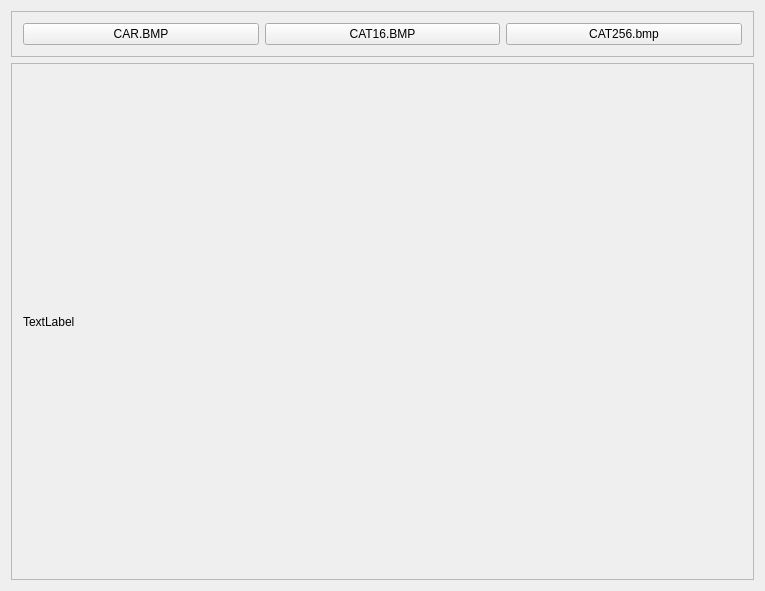
<?xml version="1.0" encoding="UTF-8"?>
<ui version="4.0">
 <class>MainWindow</class>
 <widget class="QMainWindow" name="MainWindow">
  <property name="geometry">
   <rect>
    <x>0</x>
    <y>0</y>
    <width>765</width>
    <height>591</height>
   </rect>
  </property>
  <property name="windowTitle">
   <string>MainWindow</string>
  </property>
  <widget class="QWidget" name="centralWidget">
   <layout class="QVBoxLayout" name="verticalLayout">
    <item>
     <widget class="QFrame" name="frame">
      <property name="sizePolicy">
       <sizepolicy hsizetype="Minimum" vsizetype="Maximum">
        <horstretch>0</horstretch>
        <verstretch>0</verstretch>
       </sizepolicy>
      </property>
      <property name="frameShape">
       <enum>QFrame::StyledPanel</enum>
      </property>
      <property name="frameShadow">
       <enum>QFrame::Raised</enum>
      </property>
      <layout class="QHBoxLayout" name="horizontalLayout">
       <item>
        <widget class="QPushButton" name="pushButton">
         <property name="text">
          <string>CAR.BMP</string>
         </property>
        </widget>
       </item>
       <item>
        <widget class="QPushButton" name="pushButton_2">
         <property name="text">
          <string>CAT16.BMP</string>
         </property>
        </widget>
       </item>
       <item>
        <widget class="QPushButton" name="pushButton_3">
         <property name="text">
          <string>CAT256.bmp</string>
         </property>
        </widget>
       </item>
      </layout>
     </widget>
    </item>
    <item>
     <widget class="QFrame" name="frame_2">
      <property name="frameShape">
       <enum>QFrame::StyledPanel</enum>
      </property>
      <property name="frameShadow">
       <enum>QFrame::Raised</enum>
      </property>
      <layout class="QHBoxLayout" name="horizontalLayout_2">
       <item>
        <widget class="QLabel" name="label">
         <property name="text">
          <string>TextLabel</string>
         </property>
        </widget>
       </item>
      </layout>
     </widget>
    </item>
   </layout>
  </widget>
  <widget class="QMenuBar" name="menuBar">
   <property name="geometry">
    <rect>
     <x>0</x>
     <y>0</y>
     <width>765</width>
     <height>26</height>
    </rect>
   </property>
  </widget>
 </widget>
 <layoutdefault spacing="6" margin="11"/>
 <resources/>
 <connections/>
</ui>
